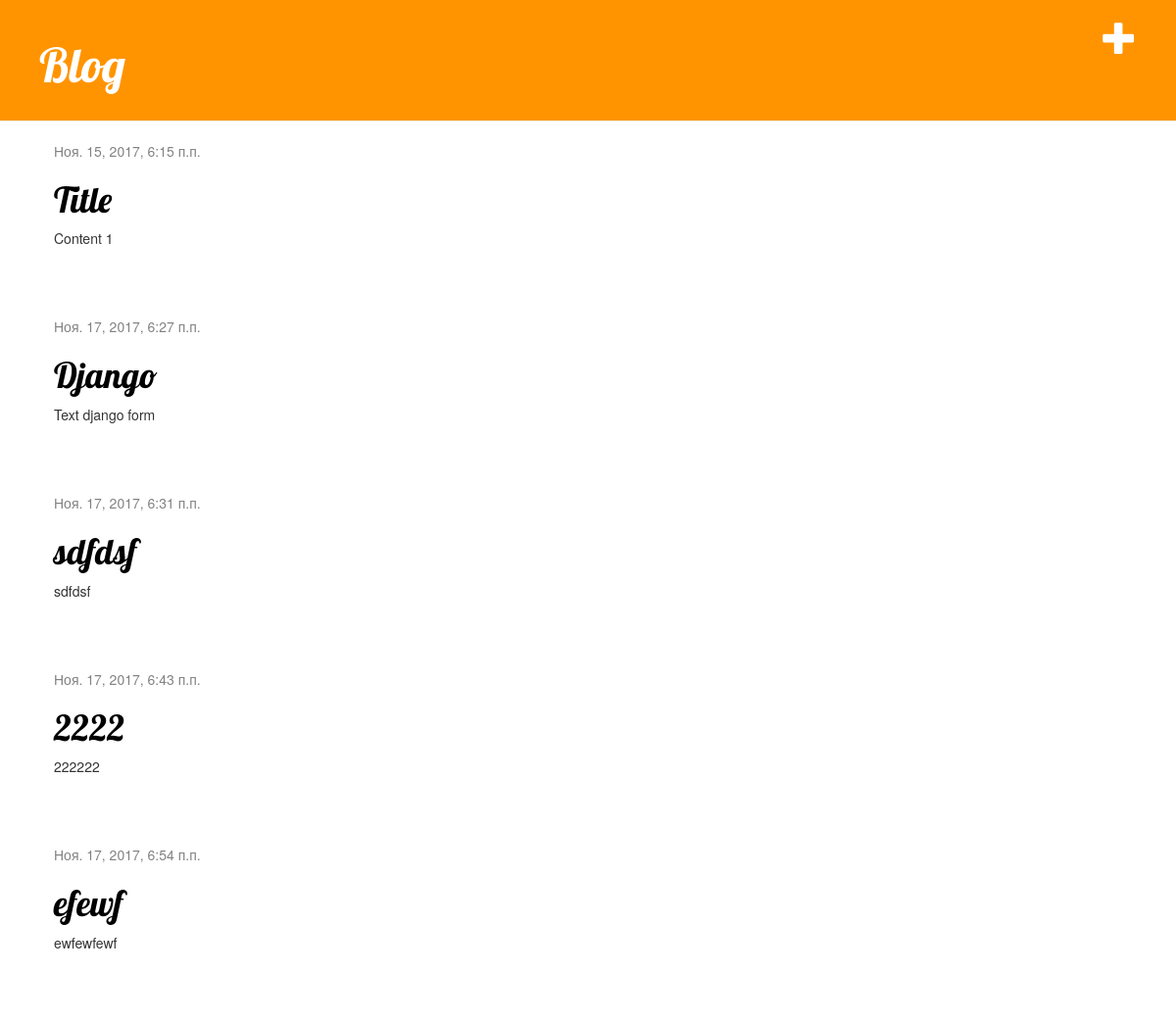
The page / on the database its author committed.
### blog/models.py (models this page shows, shortened)
class Post(models.Model):
    author = models.ForeignKey('auth.User')
    title = models.CharField(max_length=200)
    text = models.TextField()
    created_date = models.DateTimeField(default=timezone.now)
    published_date = models.DateTimeField(blank=True, null=True)

### blog/views.py (the view)
# urls.py: url(r'^$', views.post_list, name='post_list'),
def post_list(request):
    posts = Post.objects.filter(published_date__lte=timezone.now()).order_by('published_date')
    return render(request, 'blog/post_list.html', {'posts': posts})

### blog/templates/blog/post_list.html
{% extends 'blog/base.html' %}
{% block content %}
   {% for post in posts %}
       <div class="post">
           <div class="date">
               {{ post.published_date }}
           </div>
           <h1><a href="{% url 'post_detail' pk=post.pk %}">{{ post.title }}</a></h1>
           <p>{{ post.text|linebreaksbr }}</p>
       </div>
   {% endfor %}
{% endblock %}

### blog/templates/blog/base.html (shortened to what this page needs)
{% load staticfiles %}
<html>
   <head>
       <link rel="stylesheet" href="//maxcdn.bootstrapcdn.com/bootstrap/3.2.0/css/bootstrap.min.css">
       <link rel="stylesheet" href="//maxcdn.bootstrapcdn.com/bootstrap/3.2.0/css/bootstrap-theme.min.css">
       <link rel="stylesheet" href="{% static 'blog/css/blog.css' %}">
   </head>
   <body>
       <div class="page-header">
           <a href="{% url 'post_new' %}" class="top-menu"><span class="glyphicon glyphicon-plus"></span></a>
           <h1><a href="/">Blog</a></h1>
       </div>
       <div class="content container">
           <div class="row">
               <div class="col-md-8">
               {% block content %}
               {% endblock %}
               </div>
           </div>
       </div>
   </body>
</html>

### blog/static/blog/css/blog.css (style rules this page uses)
.page-header { background-color: #ff9400; margin-top: 0; padding: 20px 20px 20px 40px; }
.page-header h1, .page-header h1 a, .page-header h1 a:visited, .page-header h1 a:active { color: #ffffff; font-size: 36pt; text-decoration: none; }
.content { margin-left: 40px; }
h1, h2, h3, h4 { font-family: 'Lobster', cursive; }
.date { color: #828282; }
.top-menu, .top-menu:hover, .top-menu:visited { color: #ffffff; float: right; font-size: 26pt; margin-right: 20px; }
.post { margin-bottom: 70px; }
.post h1 a, .post h1 a:visited { color: #000000; }

### rows shown on the page
Post: published_date "Ноя. 15, 2017, 6:15 п.п.", title "Title", text "Content 1"
Post: published_date "Ноя. 17, 2017, 6:27 п.п.", title "Django", text "Text django form"
Post: published_date "Ноя. 17, 2017, 6:31 п.п.", title "sdfdsf", text "sdfdsf"
Post: published_date "Ноя. 17, 2017, 6:43 п.п.", title "2222", text "222222"
Post: published_date "Ноя. 17, 2017, 6:54 п.п.", title "efewf", text "ewfewfewf"
